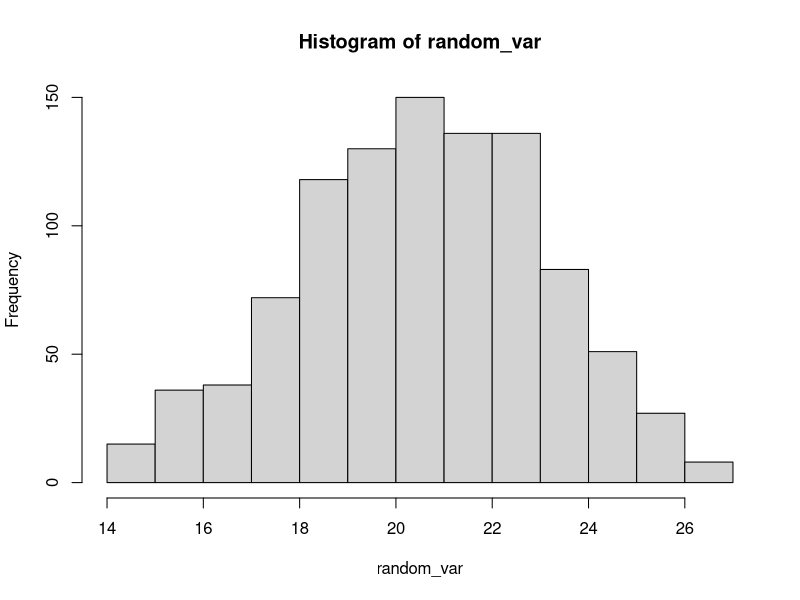

Here is the R script that generated this plot:
## ---- chunk 1
knitr::opts_chunk$set(echo = TRUE)
## ---- chunk 2
dbinom(15,30,0.7)
## ---- chunk 3
1-pbinom(1,30,0.7)
## ---- chunk 4
 pbinom(20, 30, 0.7) - pbinom(4, 30, 0.7)
## ---- chunk 5
random_var<-rbinom(1000,30,0.7)
hist(random_var)
## ---- chunk 6
E_X<- 0.7*30
E_Y<- 0.8*30
E_SUM<-E_X+E_Y
print(E_SUM)
## ---- chunk 7
ppois(10,30)-dpois(10,30)
## ---- chunk 8
set.seed(35)
prop<-rpois(20,200)
prop_80<- mean(prop<= 80)
print(prop_80)

## ---- chunk 9
sessionInfo()
